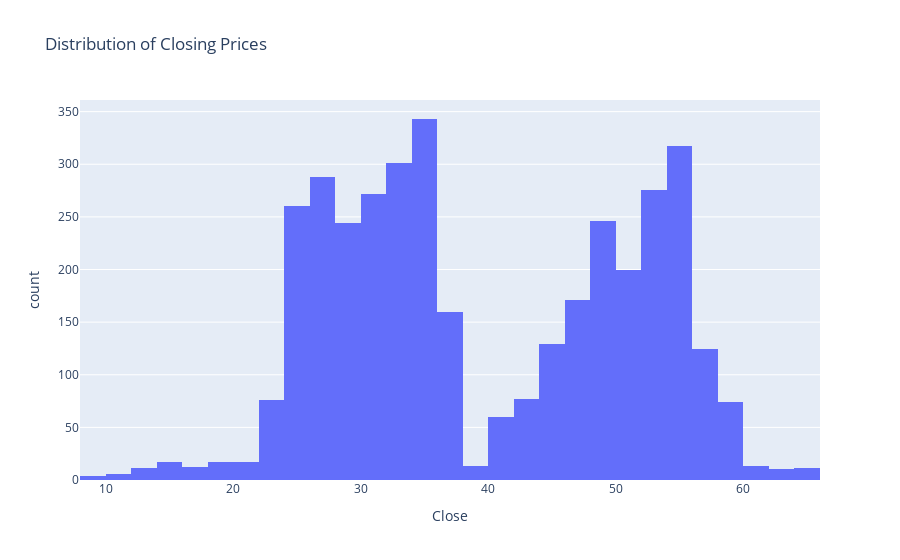

Notebook code for this chart:
### Code cell
# Histogram
fig = px.histogram(WFC, x='Close', nbins=50, title='Distribution of Closing Prices')
fig.show()

### Figure 1 — Plotly figure (JSON) as saved in the notebook; plotly's stock layout.template omitted (floating-point values rounded to 4 significant figures; data arrays with more than 128 entries replaced by an {"elided": "..."} marker saying what was removed)
{"data": [{"alignmentgroup": "True", "bingroup": "x", "hovertemplate": "Close=%{x}<br>count=%{y}<extra></extra>", "legendgroup": "", "marker": {"color": "#636efa", "pattern": {"shape": ""}}, "name": "", "nbinsx": 50, "offsetgroup": "", "orientation": "v", "showlegend": false, "type": "histogram", "x": {"elided": "3749 float values"}, "xaxis": "x", "yaxis": "y"}], "layout": {"autosize": true, "barmode": "relative", "legend": {"tracegroupgap": 0}, "title": {"text": "Distribution of Closing Prices"}, "xaxis": {"anchor": "y", "autorange": true, "domain": [0, 1], "range": [8, 66], "title": {"text": "Close"}, "type": "linear"}, "yaxis": {"anchor": "x", "autorange": true, "domain": [0, 1], "range": [0, 361.1], "title": {"text": "count"}}}}
